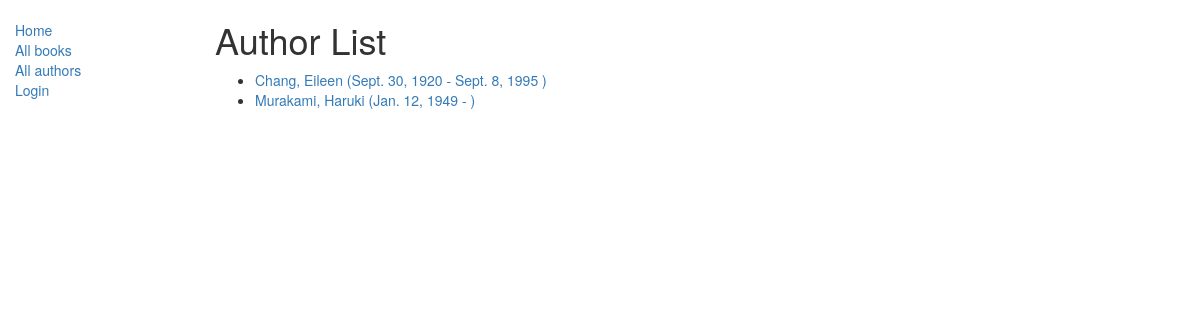
The app's page /catalog/authors/, older data.
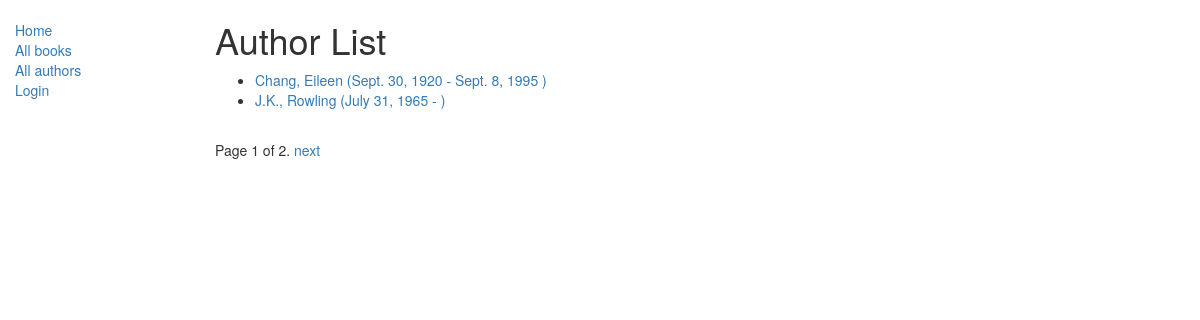
The same page, newer data.
### catalog/models.py (models this page shows)
class Author(models.Model):
    first_name = models.CharField(max_length=100)
    last_name = models.CharField(max_length=100)
    date_of_birth = models.DateField(null=True, blank=True)
    date_of_death = models.DateField('died', null=True, blank=True)
    def get_absolute_url(self):
        return reverse('author-detail', args=[str(self.id)])
    def __str__(self):
        return '%s, %s' % (self.last_name, self.first_name)
    class Meta:
        ordering = ['last_name']

### catalog/views.py (the view)
class AuthorListView(generic.ListView):
    model = Author
    paginate_by = 2

### catalog/templates/catalog/author_list.html
{% extends "base_generic.html" %}
{% block content %}
    <h1>Author List</h1>
    {% if author_list %}
    <ul>
      {% for author in author_list %}
      <li>
        <a href="{{ author.get_absolute_url }}">
          {{ author }}
          ({{author.date_of_birth }} - {% if author.date_of_death %} {{author.date_of_death}} {% endif %})
        </a>
      </li>
      {% endfor %}
    </ul>
    {% else %}
      <p>There are no authors in the library.</p>
    {% endif %}
{% endblock %}

Row changes from the older to the newer data that the page shows:
no longer on this page (row unchanged): Author: last_name+first_name "Murakami, Haruki", date_of_birth "Jan. 12, 1949"
added Author: last_name+first_name "J.K., Rowling", date_of_birth "July 31, 1965"
Text that changed along with them:
{{ page_obj.number }}: (not shown) → "1"
{{ page_obj.paginator.num_pages }}: (not shown) → "2"
text now shown: "Page of . next"
